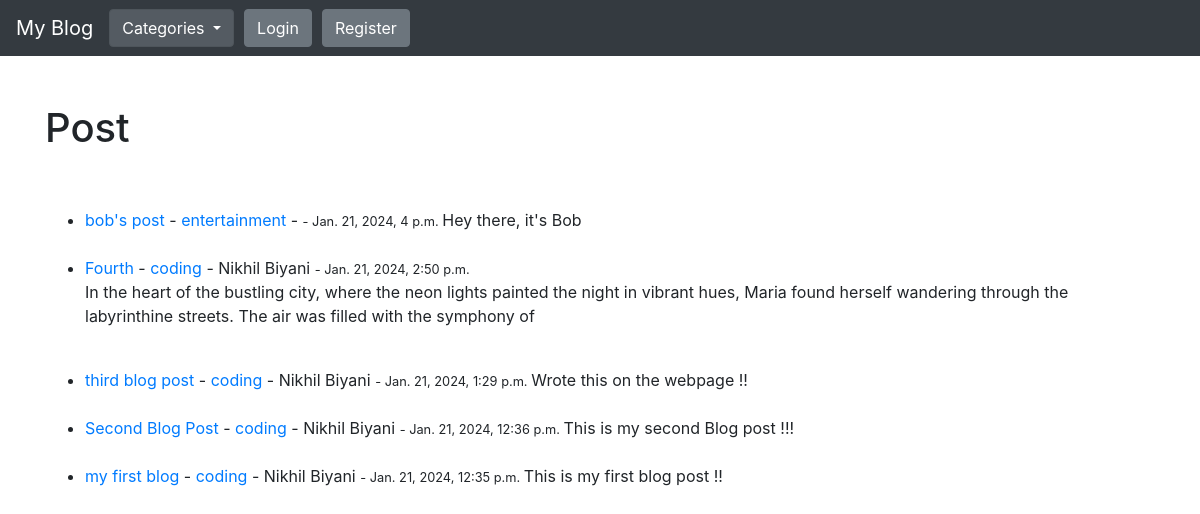
The app's page /, older data.
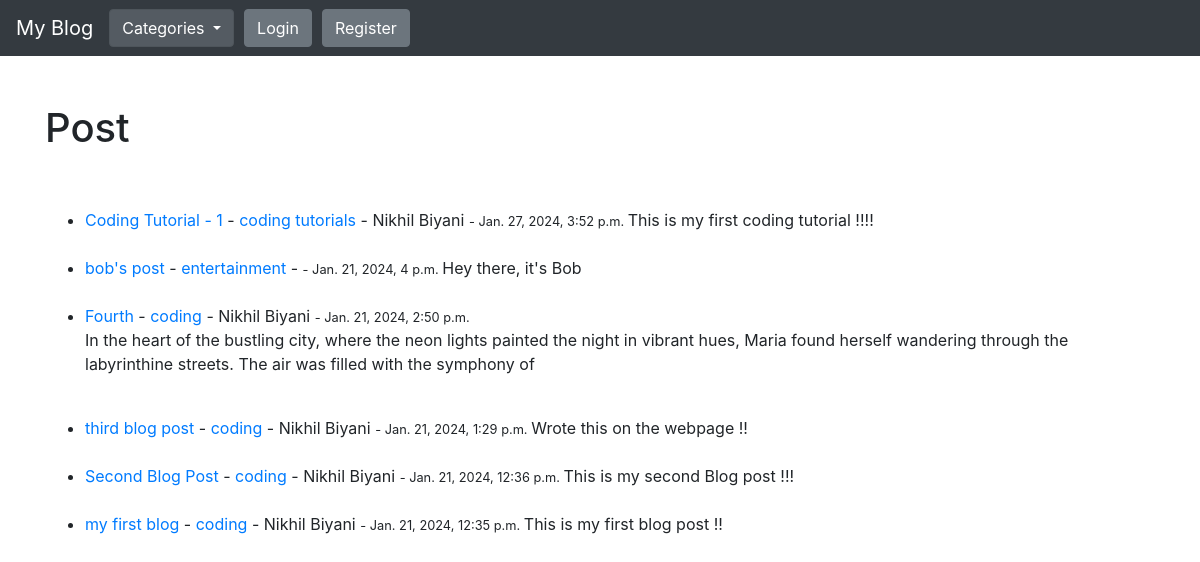
The same page, newer data.
### theblog/models.py (models this page shows, shortened)
class Post(models.Model):
    title = models.CharField(max_length=255)
    title_tag = models.CharField(max_length=255)
    author = models.ForeignKey(User, on_delete=models.CASCADE)
    body = models.TextField()
    posted_date = models.DateTimeField(auto_now_add=True)
    update_date = models.DateTimeField(auto_now=True)
    category = models.CharField(max_length=255, default="coding")
    likes = models.ManyToManyField(User, related_name='blog_posts')

### theblog/views.py (the view)
# urls.py: path('', HomeView.as_view(), name="home"),
class HomeView(ListView):
    model = Post
    template_name = 'home.html'
    ordering = ['-posted_date']
    def get_context_data(self, *args, **kwargs):
        cat_menu = Category.objects.all()
        context = super(HomeView, self).get_context_data(*args, **kwargs)
        context["cat_menu"] = cat_menu
        return context

### theblog/models.py (called while the page is built)
    def __str__(self):
        return self.name

### theblog/templates/home.html (shortened to what this page needs)
{% extends 'base.html' %}
{% block content %}
    <br/><br/>
    <h1>Post</h1>
    <br/><br/>
    <ul>
        {% for post in object_list %}
            <li>
                <a href="{% url 'article-detail' post.pk %}">{{post.title}}</a>
                - <a href="{% url 'category' post.category|slugify %}">{{post.category}}</a> -
                {{post.author.first_name}} {{post.author.last_name}}
                <small> - {{post.posted_date}} </small>
                {{post.body | slice:":200" | safe}}
                <br/><br/>
            </li>
        {% endfor %}
    </ul>
{% endblock %}

### theblog/templates/base.html (shortened to what this page needs)
<!doctype html>
<html lang="en">
<head>
    <link rel="stylesheet" href="https://cdn.jsdelivr.net/npm/bootstrap@4.4.1/dist/css/bootstrap.min.css">
</head>
<body>
    <nav class="navbar navbar-expand-lg navbar-dark bg-dark">
        <a class="navbar-brand" href="{% url 'home' %}">My Blog</a>
        <div class="collapse navbar-collapse" id="navbarSupportedContent">
            <ul class="navbar-nav mr-auto">
                {% if cat_menu %}
                    <li>
                        <div class="dropdown show">
                            <a class="btn btn-secondary dropdown-toggle" href="#" role="button" id="dropdownMenuLink" data-toggle="dropdown" aria-haspopup="true" aria-expanded="false">
                                Categories
                            </a>
                        </div>
                    </li>
                {% else %}
                    <li class="nav-item">
                        <a class="nav-link, btn btn-secondary" href="{% url 'category-list' %}" style="margin-left: 10px">Categories</a>
                    </li>
                {% endif %}
                {% if user.is_authenticated %}
                    <li class="nav-item">
                        <a class="nav-link, btn btn-secondary" href="{% url 'add_post' %}" style="margin-left: 10px">Add Post</a>
                    </li>
                    <li class="nav-item">
                        <a class="nav-link, btn btn-secondary" href="{% url 'add_category' %}" style="margin-left: 10px">Add Category</a>
                    </li>
                    <li class="nav-item">
                        <a class="nav-link, btn btn-secondary" href="{% url 'logout' %}" style="margin-left: 10px">Logout</a>
                    </li>
                {% else %}
                    <li class="nav-item">
                        <a class="nav-link, btn btn-secondary" href="{% url 'login' %}" style="margin-left: 10px">Login</a>
                    </li>
                    <li class="nav-item">
                        <a class="nav-link, btn btn-secondary" href="{% url 'register' %}" style="margin-left: 10px">Register</a>
                    </li>
                {% endif %}
            </ul>
        </div>
</nav>
    <div class="container">
        {% block content %}
        {% endblock %}
    </div>
</body>
</html>

Row changes from the older to the newer data that the page shows:
added Post: title "Coding Tutorial - 1", category "coding tutorials", author.first_name "Nikhil", author.last_name "Biyani", posted_date "Jan. 27, 2024, 3:52 p.m.", body "This is my first coding tutorial !!!!"
